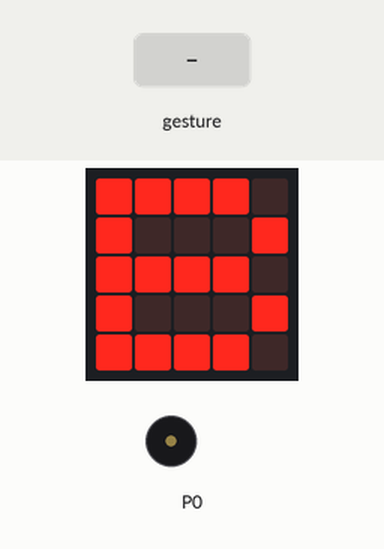
Simulated run of this program. Board: BBC micro:bit (MakeCode). Parts: the board's 5×5 LED display, buzzer (waves = sounding). Inputs (shaded band) come from the test bench. A tilt is held for 1.5 s and a shake lasts 1 s, then the board lies face up again.

Above: at 2.2 s.
2.3 s: gesture 'shake'
At 2.8 s:
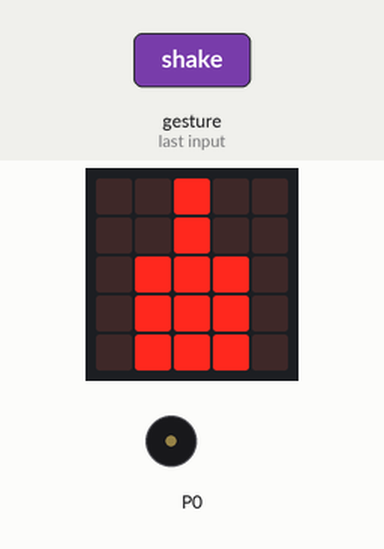
At 3.2 s:
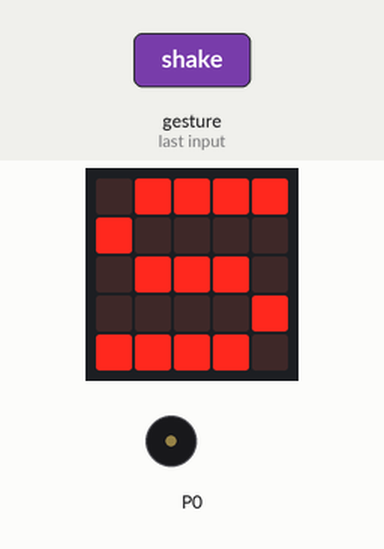
Timing chart, 0 to 5.3 s (numbered marks = the images above; inputs shaded):
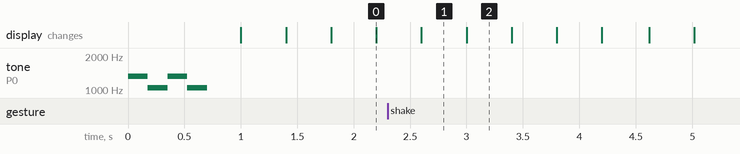

Measured:
- after the input at 2.3 s, the display: changes after 0.30 s (image 1)
- what the display in image 0 shows lasts 0.4 s, from 1.8 s to 2.2 s

The program:

main.ts
```typescript
input.onGesture(Gesture.Shake, function () {
    basic.showLeds(`
        . . # . .
        . . # . .
        . # # # .
        . # # # .
        . # # # .
        `)
})
input.onGesture(Gesture.ScreenUp, function () {
    if (false) {
        basic.showLeds(`
            . . # . .
            . . # . .
            . # # # .
            . # # # .
            . # # # .
            `)
    }
})
let interval = 175
music.ringTone(1320)
basic.pause(interval)
music.ringTone(262 * 4)
basic.pause(interval)
music.ringTone(1320)
basic.pause(interval)
music.ringTone(262 * 4)
basic.pause(interval)
music.stopAllSounds()
basic.pause(300)
basic.forever(function () {
    basic.showLeds(`
        . # # # #
        # . . . .
        . # # # .
        . . . . #
        # # # # .
        `)
    basic.showLeds(`
        . . . . .
        . . . . .
        . . . . .
        . . . . .
        . . . . .
        `)
    basic.showLeds(`
        # # # # .
        # . . . #
        # # # # .
        # . . . #
        # # # # .
        `)
    basic.showLeds(`
        . . . . .
        . . . . .
        . . . . .
        . . . . .
        . . . . .
        `)
})
```

test.ts
```typescript
// 在此处测试；当此软件包作为插件使用时，将不会编译此软件包。
```
